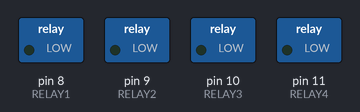
The sketch below on a simulated Arduino Uno, built with avr-gcc and run on an emulated ATmega328P. On the bench: switched loads named in the sketch (green lamp = pin HIGH).

Above: at 0.5 s.
At 1.5 s:
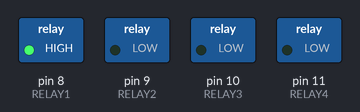
At 2.5 s:
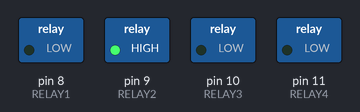
At 3.5 s:
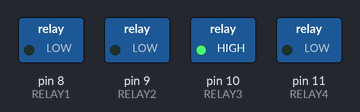
At 4.5 s:
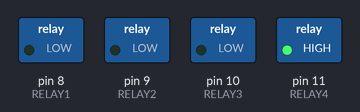
Timing chart, 0 to 5.2 s (numbered marks = the images above):
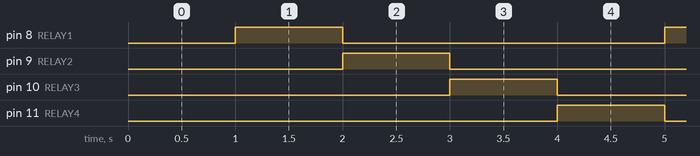

The sketch:

rele_complex.ino
```cpp
const int RELAY1 = 8;
const int RELAY2 = 9;
const int RELAY3 = 10;
const int RELAY4 = 11;

void setup() {
  pinMode(RELAY1, OUTPUT);
  pinMode(RELAY2, OUTPUT);
  pinMode(RELAY3, OUTPUT);
  pinMode(RELAY4, OUTPUT);

  digitalWrite(RELAY1, LOW);
  digitalWrite(RELAY2, LOW);
  digitalWrite(RELAY3, LOW);
  digitalWrite(RELAY4, LOW);
}

void loop() {
  delay(1000);
  digitalWrite(RELAY1, HIGH);
  digitalWrite(RELAY2, LOW);
  digitalWrite(RELAY3, LOW);
  digitalWrite(RELAY4, LOW);

  delay(1000);
  digitalWrite(RELAY1, LOW);
  digitalWrite(RELAY2, HIGH);
  digitalWrite(RELAY3, LOW);
  digitalWrite(RELAY4, LOW);

  delay(1000);
  digitalWrite(RELAY1, LOW);
  digitalWrite(RELAY2, LOW);
  digitalWrite(RELAY3, HIGH);
  digitalWrite(RELAY4, LOW);

  delay(1000);
  digitalWrite(RELAY1, LOW);
  digitalWrite(RELAY2, LOW);
  digitalWrite(RELAY3, LOW);
  digitalWrite(RELAY4, HIGH);
}
```

Measured:
- by itself, pin 8 (RELAY1), pin 9 (RELAY2), pin 10 (RELAY3), pin 11 (RELAY4): alternates HIGH for 1.0 s and LOW for 3.0 s
- by itself, everything shown: repeats every 4.0 s, in 4 steps
